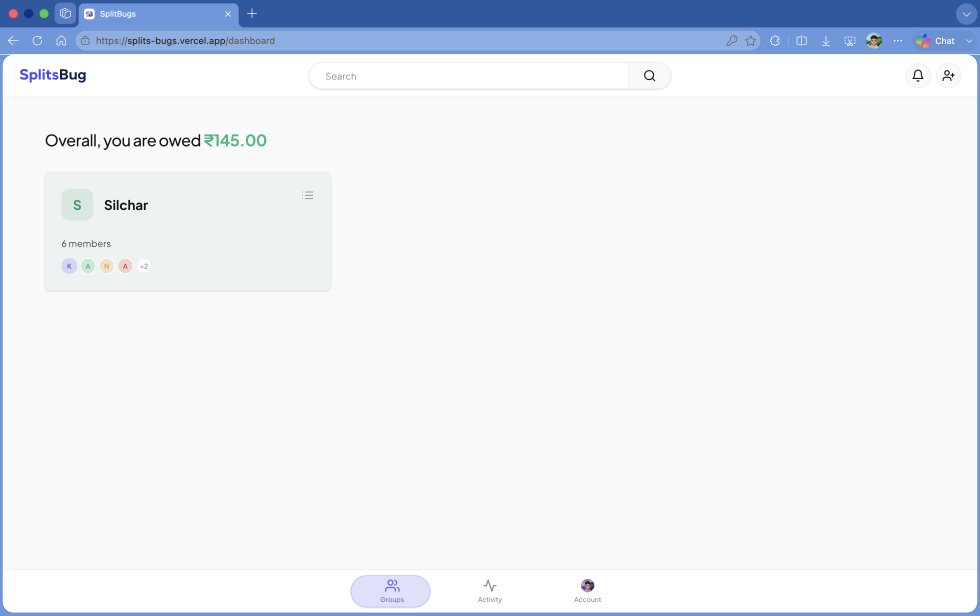
#> input picture .init/files/screenshot-1.png, 2940 x 1846 px (shown at 1/3 size)
$ python make_gif_with_text.py
#> lines starting #> are read from the running program, lines starting #| are printed output that depends on the picture
import os
import textwrap
from PIL import Image, ImageDraw, ImageFont

frames = [
    {
        "file": ".init/files/screenshot-1.png",
        "text": "Groups Overview: Displays all active groups and overall settlements, allowing users to create new groups, check notifications, and easily search for specific groups."
    },
    {
        "file": ".init/files/screenshot-7.png",
        "text": "Group Management: Facilitates comprehensive tracking of group activities, pending balances, expense additions, and member communications."
    },
    {
        "file": ".init/files/screenshot-3.png",
        "text": "Activity Audit Trail: Displays a chronological timeline of all user transactions and account events for complete transparency."
    },
    {
        "file": ".init/files/screenshot-4.png",
        "text": "Account Settings: Serves as the central control hub for managing user preferences, security configurations, and application appearance."
    },
    {
        "file": ".init/files/screenshot-5.png",
        "text": "Notification Preferences: Allows granular control over email and browser alerts for specific account and group events."
    },
    {
        "file": ".init/files/screenshot-6.png",
        "text": "Security & Data Privacy: Provides robust controls for password management, application locking, data exportation, and account deletion."
    },
    {
        "file": ".init/files/screenshot-2.png",
        "text": "User Interface Customization: Showcases multiple premium themes, allowing users to personalize their application aesthetic."
    }
]

images = []
target_size = None

try:
    font = ImageFont.truetype("/System/Library/Fonts/Supplemental/Arial.ttf", 36)
    title_font = ImageFont.truetype("/System/Library/Fonts/Supplemental/Arial Bold.ttf", 46)
except Exception:
    try:
        font = ImageFont.truetype("/System/Library/Fonts/Supplemental/Arial.ttf", 36)
        title_font = font
    except Exception:
        font = ImageFont.load_default()
        title_font = font

for frame in frames:
    p = frame["file"]
    if os.path.exists(p):
        img = Image.open(p).convert("RGBA")
#> img is the input picture: PIL image 2940x1846 RGBA; mean R, G, B, A 234.1, 237.8, 243.9, 255

        if target_size is None:
            target_size = img.size
#> target_size = (2940, 1846)
        else:
            img = img.resize(target_size, Image.Resampling.LANCZOS)

        bar_height = 240
        # Create a COMPLETELY TRANSPARENT background
        new_img = Image.new("RGBA", (target_size[0], target_size[1] + bar_height), (0, 0, 0, 0))
#> new_img: PIL image 2940x2086 RGBA; every value is 0
        new_img.paste(img, (0, 0))
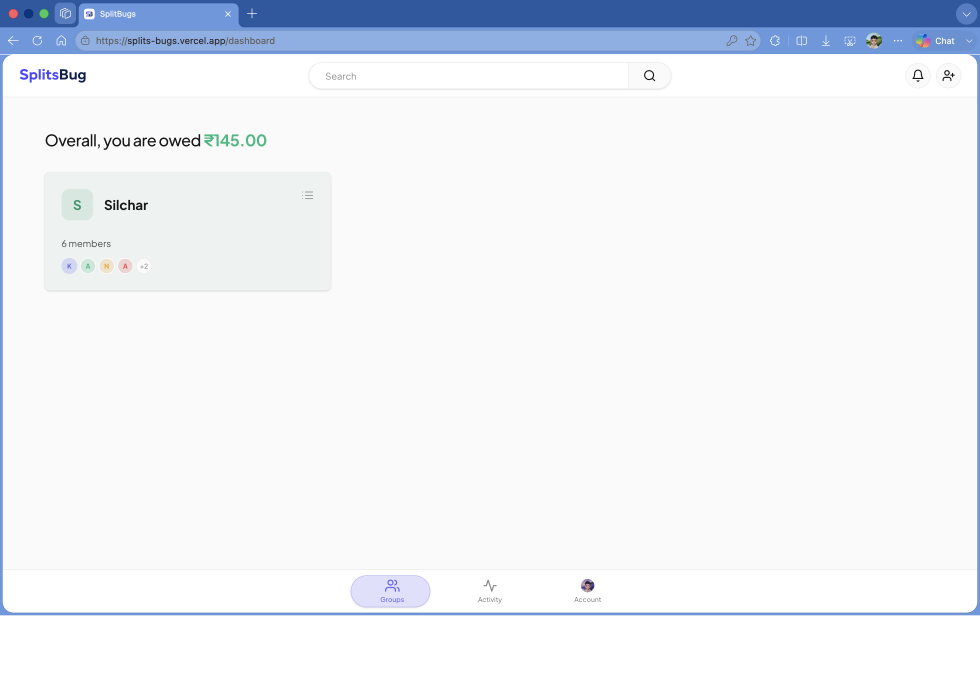
#> new_img: PIL image 2940x2086 RGBA (shown at 1/3 size); mean R, G, B, A 207.1, 210.5, 215.8, 225.7; transparent parts drawn white

        draw = ImageDraw.Draw(new_img)

        text = frame["text"]
        title_part = text.split(":")[0]
        desc_part = text.split(":")[1].strip()
        wrapped_desc = textwrap.fill(desc_part, width=85)

        title_bbox = draw.textbbox((0, 0), title_part, font=title_font)
#> title_bbox = (0, 8, 395, 53)
        title_w = title_bbox[2] - title_bbox[0]
#> title_w = 395
        title_h = title_bbox[3] - title_bbox[1]
#> title_h = 45

        desc_bbox = draw.multiline_textbbox((0, 0), wrapped_desc, font=font)
#> desc_bbox = (0, 7, 1439, 79)
        desc_w = desc_bbox[2] - desc_bbox[0]
#> desc_w = 1439
        desc_h = desc_bbox[3] - desc_bbox[1]
#> desc_h = 72

        padding_x = 40
        padding_top = 15
        padding_bottom = 30
        gap = 15

        desc_box_h = desc_h + padding_top + padding_bottom
#> desc_box_h = 117
        desc_box_w = desc_w + (padding_x * 2)
#> desc_box_w = 1519
        title_box_h = title_h + padding_top + padding_bottom
#> title_box_h = 90
        title_box_w = title_w + (padding_x * 2)
#> title_box_w = 475

        total_boxes_h = title_box_h + gap + desc_box_h
#> total_boxes_h = 222
        start_y = target_size[1] + (bar_height - total_boxes_h) / 2
#> start_y = 1855

        title_box_y = start_y
#> title_box_y = 1855
        title_box_x = (target_size[0] - title_box_w) / 2
#> title_box_x = 1232.5

        desc_box_y = title_box_y + title_box_h + gap
#> desc_box_y = 1960
        desc_box_x = (target_size[0] - desc_box_w) / 2
#> desc_box_x = 710.5

        box_color = (25, 25, 25, 255) # Solid Dark grey bubbles

        # Title box
        draw.rounded_rectangle(
            [title_box_x, title_box_y, title_box_x + title_box_w, title_box_y + title_box_h],
            radius=20, fill=box_color
        )

        # Description box
        draw.rounded_rectangle(
            [desc_box_x, desc_box_y, desc_box_x + desc_box_w, desc_box_y + desc_box_h],
            radius=20, fill=box_color
        )

        # Draw text
        draw.text(
            (title_box_x + padding_x, title_box_y + padding_top),
            title_part, fill=(255, 255, 255, 255), font=title_font
        )
        draw.multiline_text(
            (desc_box_x + padding_x, desc_box_y + padding_top),
            wrapped_desc, fill=(220, 220, 220, 255), font=font, align="center"
        )

        # Append as RGBA so Pillow knows it has transparency
        images.append(new_img)
#> pass 2 of the loop `for frame in frames:`:
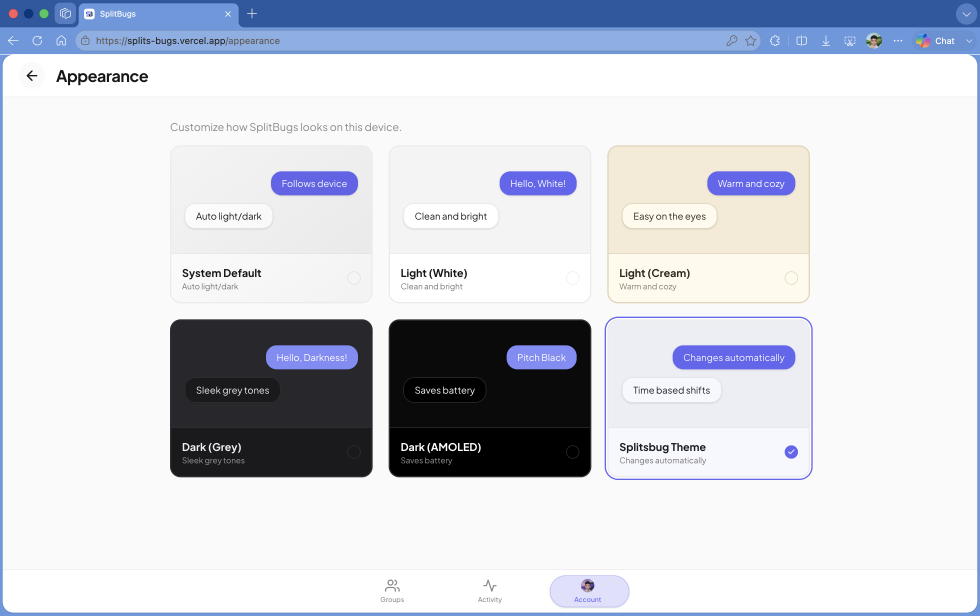
#> input picture .init/files/screenshot-7.png, 2940 x 1846 px (shown at 1/3 size)
#> img is the input picture: PIL image 2940x1846 RGBA; mean R, G, B, A 207.9, 211.1, 219.4, 255
#> `new_img.paste(img, (0, 0))`:
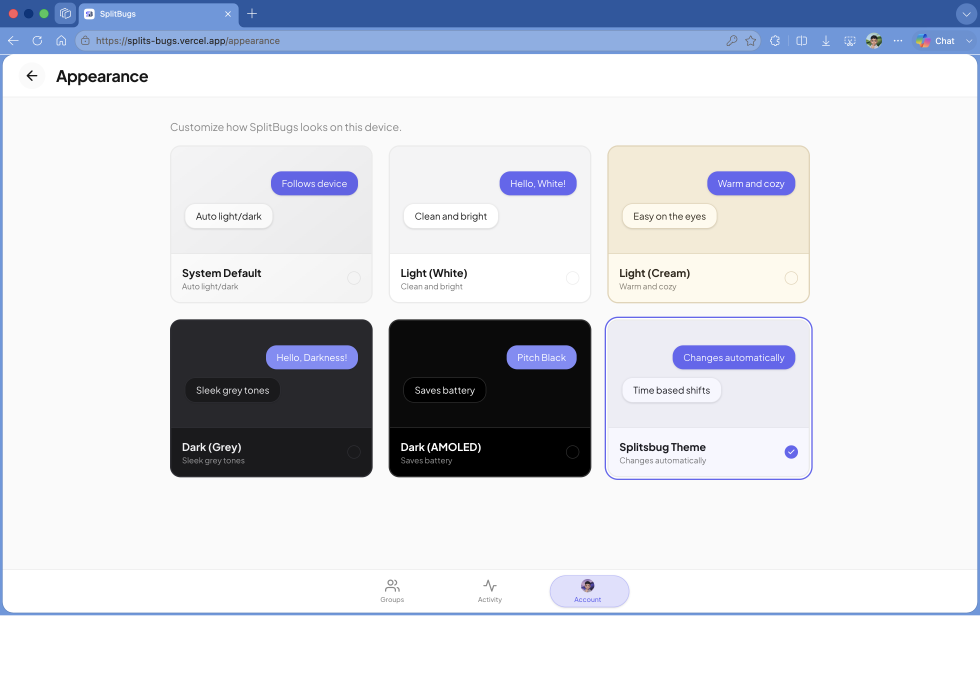
#> new_img: PIL image 2940x2086 RGBA (shown at 1/3 size); mean R, G, B, A 184, 186.8, 194.2, 225.7; transparent parts drawn white
#> title_bbox = (0, 8, 458, 53)
#> title_w = 458
#> desc_bbox = (0, 7, 1478, 77)
#> desc_w = 1478
#> desc_h = 70
#> desc_box_h = 115
#> desc_box_w = 1558
#> title_box_w = 538
#> total_boxes_h = 220
#> start_y = 1856
#> title_box_x = 1201
#> desc_box_y = 1961
#> desc_box_x = 691
#> pass 3 of the loop `for frame in frames:`:
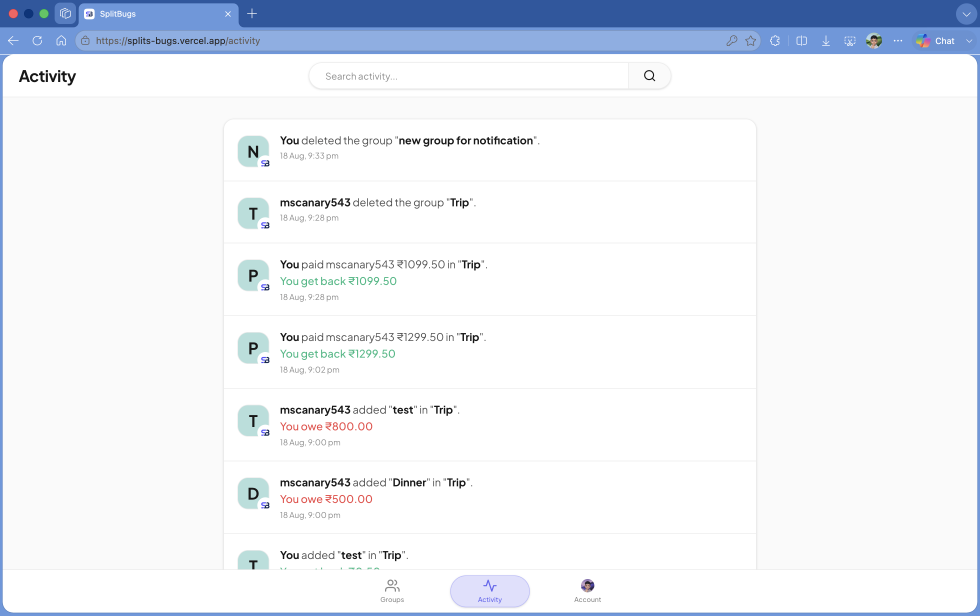
#> input picture .init/files/screenshot-3.png, 2940 x 1846 px (shown at 1/3 size)
#> img is the input picture: PIL image 2940x1846 RGBA; mean R, G, B, A 234.9, 238.6, 244.7, 255
#> `new_img.paste(img, (0, 0))`:
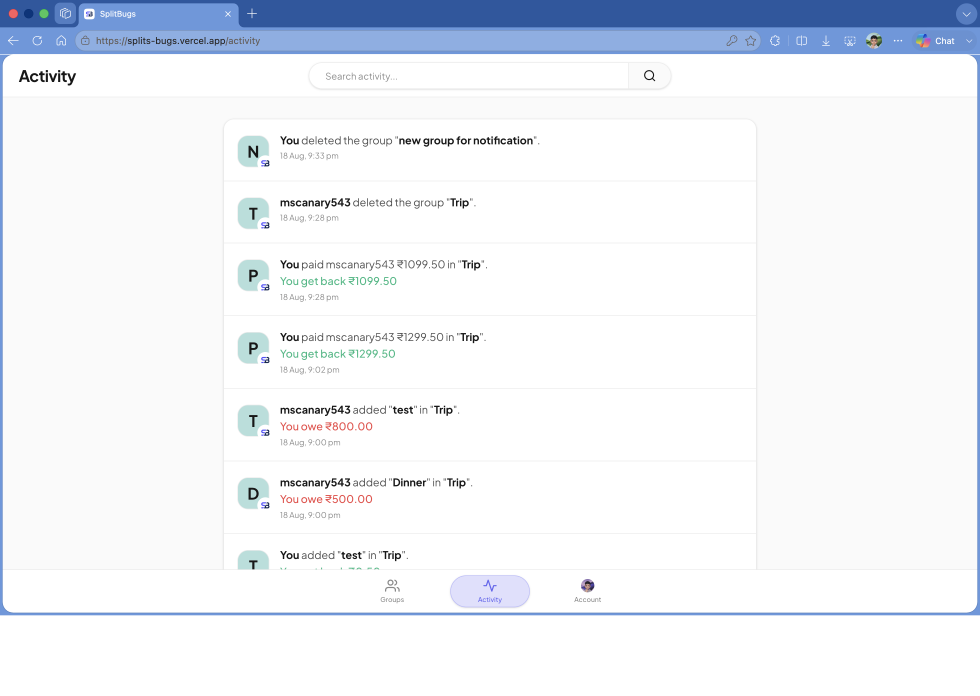
#> new_img: PIL image 2940x2086 RGBA (shown at 1/3 size); mean R, G, B, A 207.9, 211.2, 216.6, 225.7; transparent parts drawn white
#> title_bbox = (0, 8, 416, 53)
#> title_w = 416
#> desc_bbox = (0, 7, 1445, 79)
#> desc_w = 1445
#> desc_h = 72
#> desc_box_h = 117
#> desc_box_w = 1525
#> title_box_w = 496
#> total_boxes_h = 222
#> start_y = 1855
#> title_box_x = 1222
#> desc_box_y = 1960
#> desc_box_x = 707.5
#> the loop made 7 passes; the first 3 are shown

if images:
    # Save as animated GIF with transparency and disposal=2 (clear frame)
    images[0].save(
        "public/app-demo.gif",
        save_all=True,
        append_images=images[1:],
        duration=5000,
        loop=0,
        disposal=2
    )
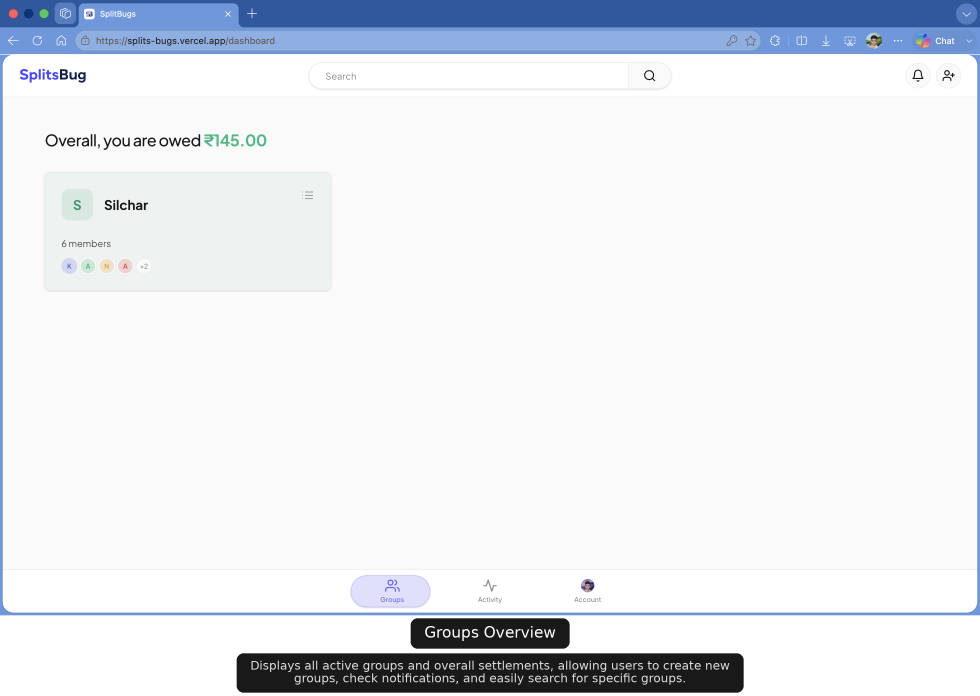
#> saved as app-demo.gif: PIL image 2940x2086 RGBA (shown at 1/3 size); mean R, G, B, A 208.8, 212.1, 217.4, 234.9; transparent parts drawn white
    print("GIF successfully generated at public/app-demo.gif")
else:
    print("No images found.")
